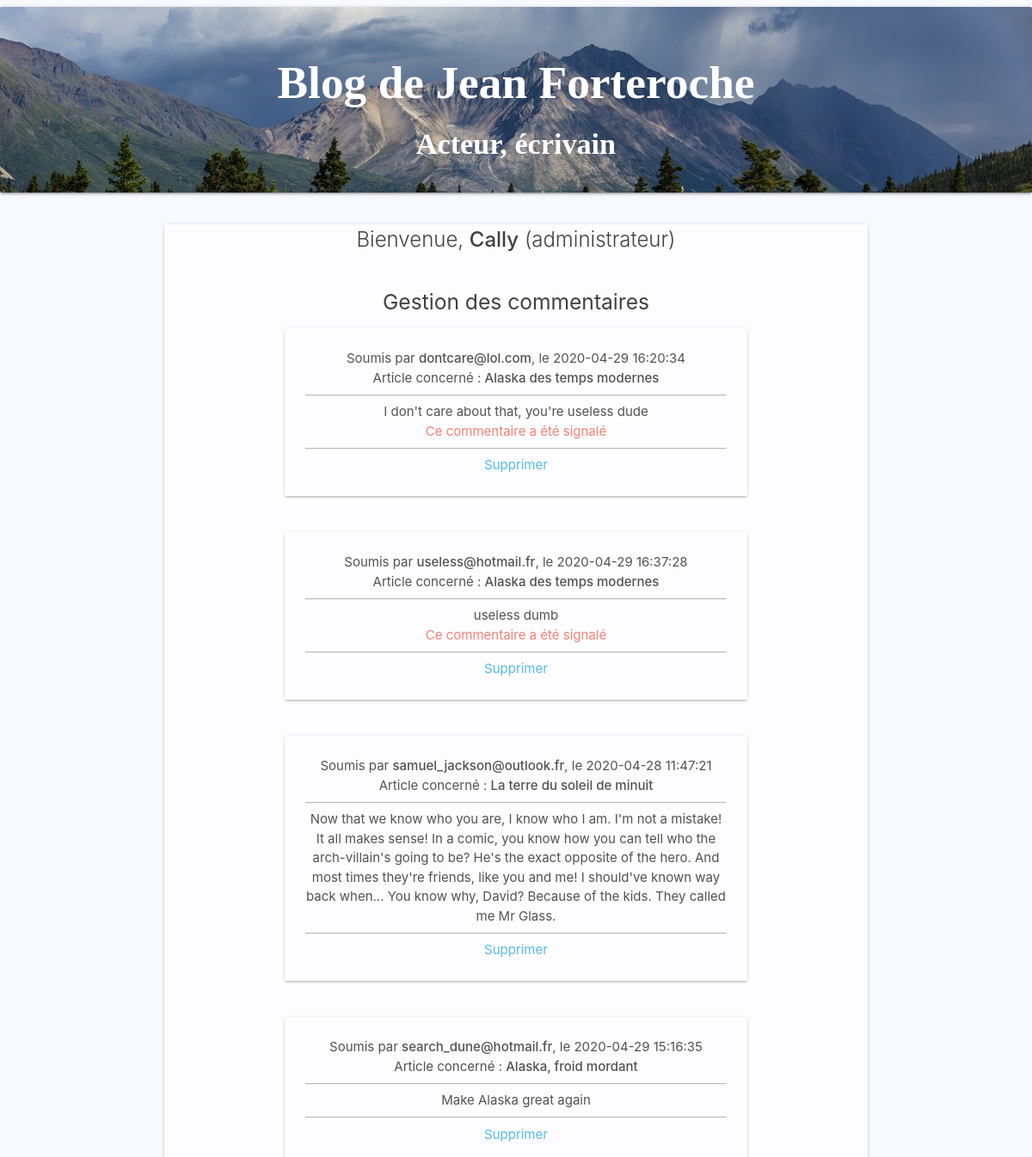
Page /admin/moderatecomments (signed in, upper part) on the earlier database version.
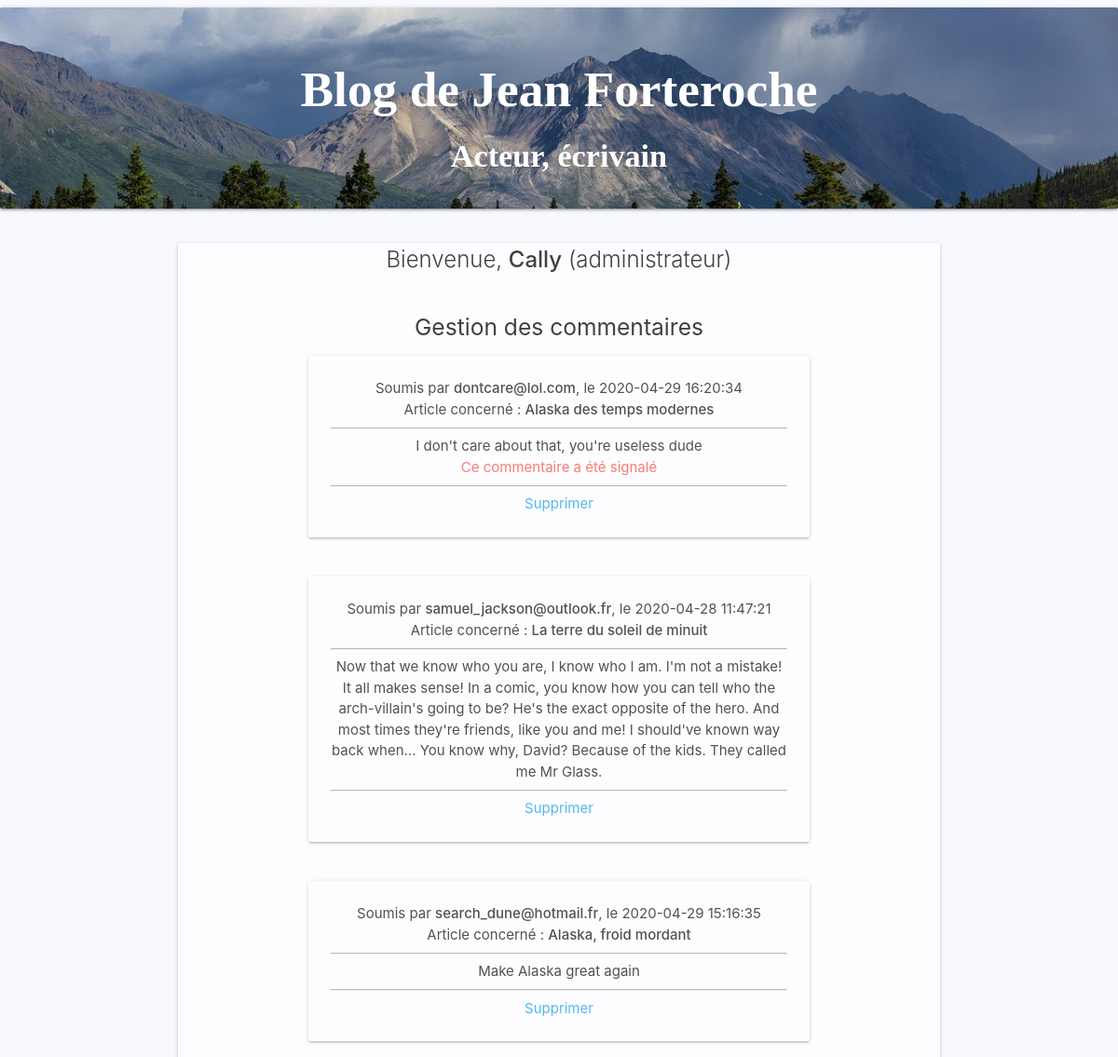
Same page on the later database version.
### tables this page shows
CREATE TABLE `comment` (
  `ID_comment` int(11) NOT NULL,
  `Comment_Email` char(50) DEFAULT NULL,
  `Comment_Content` text DEFAULT NULL,
  `Comment_Date` datetime DEFAULT NULL,
  `ID_post` int(11) NOT NULL,
  `flag_reporting` tinyint(1) DEFAULT NULL
);

CREATE TABLE `post` (
  `ID_post` int(11) NOT NULL,
  `title` char(255) DEFAULT NULL,
  `Post_Content` text DEFAULT NULL,
  `Post_Date` datetime DEFAULT NULL,
  `ID_Admin` int(11) NOT NULL,
  `slug` varchar(255) DEFAULT NULL,
  `image` varchar(255) DEFAULT NULL
);

### app/Controller.php (called while the page is built, shortened)
<?php
abstract class Controller {
    public function render($view, $data = []) {
        extract($data);
        require_once(ROOT.'views/'.strtolower(get_class($this)).'/'.$view.'.php');
        $content = ob_get_clean();
        require_once(ROOT.'views/layout/default.php');
    }
}

### app/Model.php (called while the page is built, shortened)
<?php
abstract class Model
{
    private $_host = "localhost";
    private $_bdd = "blog_jean";
    private $_user = "root";
    private $_password = "";
    public function __construct() {
        try{
            $this->_connexion = new PDO("mysql:host=" . $this->_host . ";dbname=" .
                    $this->_bdd, $this->_user, $this->_password);
            $this->_connexion->query("SET CHARACTER SET utf8");
        }
        catch (Exception $e){
            die("Erreur Bdd : " . $e->getMessage());
        }
    }
}

### models/CommentManager.php (called while the page is built, shortened)
<?php
class CommentManager extends Model
{
    public function getAllComments()
    {
        $req = "SELECT ID_comment, Comment_Email, Comment_Content, Comment_Date, flag_reporting, title
        FROM comment
        INNER JOIN post ON comment.ID_post = post.ID_post ORDER BY flag_reporting DESC, title";
        $req = $this->_connexion->query($req);
        return $req->fetchAll();
    }
}

### views/Admin/moderatecomments.php (the view, shortened to what this page needs)
<div class="container">
    <div class="section">
        <div class="row">
            <div class="col m12">
                <div class="card" style="opacity: 0.85;">
                    <div class="center">
                        <span class="card-title center">
                            Bienvenue, <strong>
                                <?=
                                $idents['login'] ?></strong> (administrateur)
                        </span>
                    </div>
                    <div class="card-content center">
                        <h5> Gestion des commentaires </h5>
                        <div class="container">
                            <?php
                            foreach ($comments as $comment): ?>
                                <div class="row" style="opacity: 0.79;">
                                    <div class="col m12 s12 l12">
                                        <div class="card black-text">
                                            <div class="card-content">
                                                <span class="center title_post">
                                                    Soumis par <strong><?= $comment['Comment_Email'] ?></strong>, le <?= $comment['Comment_Date'] ?><br/>
                                                    Article concerné : <strong><?= $comment['title'] ?></strong>
                                                </span>
                                                <hr/>
                                                <p>
                                                    <?= $comment['Comment_Content'] ?>
                                                </p>
                                                <p class="red-text">
                                                    <?php if ($comment['flag_reporting'] == 1) {
                                                        echo "Ce commentaire a été signalé";
                                                    }
                                                    ?>
                                                    <hr/>
                                                </p>
                                                <a href="/admin/moderatecomments/<?= $comment['ID_comment'] ?>"> Supprimer </a>
                                            </div>
                                        </div>
                                    </div>
                                </div>
                            <?php endforeach; ?>
                        </div>
                    </div>
                </div>
            </div>
        </div>
    </div>
</div>

### index.php (shortened to what this page needs)
<?php
require_once(ROOT . 'app/Model.php');
require_once(ROOT . 'app/Controller.php');
$param = explode('/', $_GET['p']);
if ($param[0] != "") {
    $action = isset($param[1]) ? $param[1] : 'index';
    $controller = new $controller();
    if (method_exists($controller, $action)) {
        unset($param[0]);
        unset($param[1]);
        call_user_func_array([$controller, $action], $param);
    } else {
        http_response_code(404);
        require_once("views/404page.php");
    }
} else {
    require_once(ROOT . 'controllers/Post.php');
    $controller = new Post();
    $controller->index();
}

### controllers/Admin.php (shortened to what this page needs)
<?php
require_once("models/CommentManager.php");
class Admin extends Controller
{
    public function moderatecomments($ID_comment = null)
    {
        if (isset($_SESSION['login']) && isset($_SESSION['pwd'])) {
            $commentManager = new CommentManager();
            $comments = $commentManager->getAllComments();
            $this->render('moderatecomments', ['idents' => $_SESSION, 'comments' => $comments]);
        } else {
            $this->render('errorsession');
        }
    }
}

### views/layout/default.php (shortened to what this page needs)
<!DOCTYPE html>
<html>
<head>
    <link rel="stylesheet" href="/public/css/materialize.css"/>
    <link rel="stylesheet" href="/public/css/index.css"/>
</head>
<body>
<div class="card-panel" style="background-size: cover; background-image: url('/public/images/landscape-2124756_1280.jpg');">
    <h2 class="center white-text" style="font-weight: bold;
        font-family: 'FunSized', serif;">
        Blog de Jean Forteroche
    </h2>
    <h4 class="subheader center" style="font-weight: bold;
        font-family: 'FunSized', serif; color: white;">
        Acteur, écrivain
    </h4>
</div>
<main>
    <?=
    $content ?>
</main>
</body>

### public/css/index.css (style rules this page uses)
.title_post { color: black; }
body { background-color: ghostwhite; }

Differences in the rows shown:
removed comment: Comment_Email "useless@hotmail.fr", Comment_Date "2020-04-29 16:37:28", ID_post.title "Alaska des temps modernes", Comment_Content "useless dumb", flag_reporting "Ce commentaire a été signalé"
